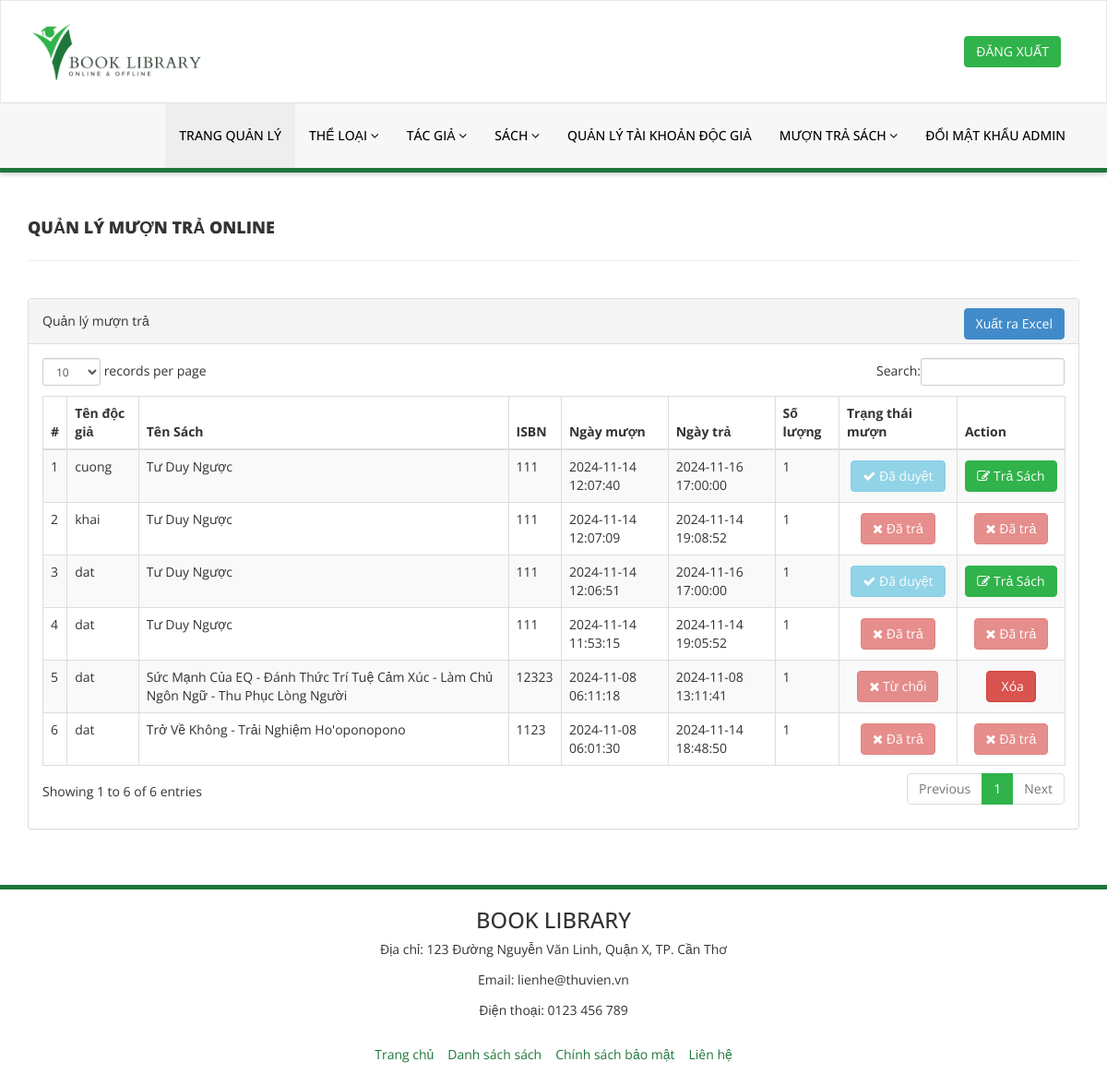
The page /admin/manage-issued-books-online.php (signed in) on the database its author committed.
### tables this page shows
CREATE TABLE `ctmuontra` (
  `id` int NOT NULL,
  `BookId` int NOT NULL,
  `ReaderId` int NOT NULL,
  `IssuesDate` timestamp NOT NULL DEFAULT CURRENT_TIMESTAMP,
  `ReturnDate` timestamp NULL DEFAULT NULL ON UPDATE CURRENT_TIMESTAMP,
  `QuantityBorrow` int NOT NULL,
  `Method` tinyint NOT NULL,
  `BorrowStatus` tinyint DEFAULT NULL
);

CREATE TABLE `docgia` (
  `id` int NOT NULL,
  `FullName` varchar(100) DEFAULT NULL,
  `EmailId` varchar(100) DEFAULT NULL,
  `MobileNumber` char(11) DEFAULT NULL,
  `Password` varchar(255) DEFAULT NULL,
  `Status` tinyint DEFAULT NULL,
  `RegDate` timestamp NULL DEFAULT CURRENT_TIMESTAMP,
  `UpdationDate` timestamp NULL DEFAULT NULL ON UPDATE CURRENT_TIMESTAMP
);

CREATE TABLE `sach` (
  `id` int NOT NULL,
  `BookName` varchar(255) DEFAULT NULL,
  `CatId` int DEFAULT NULL,
  `AuthorId` int DEFAULT NULL,
  `ISBNNumber` int DEFAULT NULL,
  `BookPrice` decimal(10,2) DEFAULT NULL,
  `RegDate` timestamp NULL DEFAULT CURRENT_TIMESTAMP,
  `updationDate` timestamp NULL DEFAULT CURRENT_TIMESTAMP ON UPDATE CURRENT_TIMESTAMP,
  `Image` varchar(255) DEFAULT NULL,
  `Quantity` int NOT NULL,
  `Stock` int NOT NULL,
  `Method` tinyint NOT NULL
);

### admin/manage-issued-books-online.php (the view, shortened to what this page needs)
<?php
include('includes/config.php');
if (strlen($_SESSION['alogin']) == 0) {
    header("location:../adminlogin.php");
    exit();
} else {
?>
    <!DOCTYPE html>
    <html xmlns="http://www.w3.org/1999/xhtml">
    <head>
        <link href="assets/css/bootstrap.css" rel="stylesheet" />
        <link href="assets/css/font-awesome.css" rel="stylesheet" />
        <link href="assets/js/dataTables/dataTables.bootstrap.css" rel="stylesheet" />
        <link href="assets/css/style.css" rel="stylesheet" />
    </head>
    <body>
        <?php include('includes/header.php'); ?>
        <div class="content-wrapper">
            <div class="container">
                <div class="row pad-botm">
                    <div class="col-md-12">
                        <h4 class="header-line">Quản lý mượn trả ONLINE</h4>
                    </div>
                    <div class="row">
                    </div>
                </div>
                <div class="row">
                    <div class="col-md-12">
                        <div class="panel panel-default">
                            <div class="panel-heading">
                                Quản lý mượn trả
                                <a style="margin-left: 10px; float: right;" href="export-online-borrow-return.php" class="btn btn-success">Xuất ra Excel</a>
                            </div>
                            <div class="panel-body">
                                <div class="table-responsive">
                                    <table class="table table-striped table-bordered table-hover" id="dataTables-example">
                                        <thead>
                                            <tr>
                                                <th>#</th>
                                                <th>Tên độc giả</th>
                                                <th>Tên Sách</th>
                                                <th>ISBN </th>
                                                <th>Ngày mượn</th>
                                                <th>Ngày trả</th>
                                                <th>Số lượng</th>
                                                <th>Trạng thái mượn</th>
                                                <th>Action</th>
                                            </tr>
                                        </thead>
                                        <tbody>
                                            <?php $sql = "SELECT docgia.FullName,ctmuontra.BorrowStatus, sach.BookName, sach.ISBNNumber,ctmuontra.QuantityBorrow,ctmuontra.Method, ctmuontra.IssuesDate, ctmuontra.ReturnDate, ctmuontra.id as rid
                                                FROM ctmuontra
                                                JOIN docgia ON docgia.id = ctmuontra.ReaderId
                                                JOIN sach ON sach.id = ctmuontra.BookId
                                                WHERE ctmuontra.Method = 1
                                                ORDER BY ctmuontra.id DESC";
                                            $query = $dbh->prepare($sql);
                                            $query->execute();
                                            $results = $query->fetchAll(PDO::FETCH_OBJ);
                                            $cnt = 1;
                                            if ($query->rowCount() > 0) {
                                                foreach ($results as $result) {              ?>
                                                    <tr class="odd gradeX">
                                                        <td class="center"><?php echo htmlentities($cnt); ?></td>
                                                        <td class="center"><?php echo htmlentities($result->FullName); ?></td>
                                                        <td class="center"><?php echo htmlentities($result->BookName); ?></td>
                                                        <td class="center"><?php echo htmlentities($result->ISBNNumber); ?></td>
                                                        <td class="center"><?php echo htmlentities($result->IssuesDate); ?></td>
                                                        <td class="center"><?php if ($result->ReturnDate == "") {
                                                                                echo htmlentities("Chưa trả");
                                                                            } else {
                                                                                echo htmlentities($result->ReturnDate);
                                                                            }
                                                                            ?></td>
                                                        <td class="center"><?php echo htmlentities($result->QuantityBorrow); ?></td>
                                                        <td class="center" style="vertical-align: middle;">
                                                            <div class=" btn-container" style="display: flex; justify-content: center; align-items: center; gap: 3px;">
                                                                <?php if ($result->BorrowStatus == '0') { ?>
                                                                    <a href="manage-issued-books-online.php?approve_id=<?php echo htmlentities($result->rid); ?>">
                                                                        <button class="btn btn-success"><i class="fa fa-check "></i> Duyệt</button>
                                                                    </a>
                                                                    <a href="manage-issued-books-online.php?reject_id=<?php echo htmlentities($result->rid); ?>">
                                                                        <button class="btn btn-warning"><i class="fa fa-times "></i> Từ chối</button>
                                                                    </a>
                                                                <?php } elseif ($result->BorrowStatus == '1') { ?>
                                                                    <button class="btn btn-info" disabled><i class="fa fa-check "></i> Đã duyệt</button>
                                                                <?php } elseif ($result->BorrowStatus == '2') { ?>
                                                                    <button class="btn btn-danger" disabled><i class="fa fa-times "></i> Đã trả</button>
                                                                <?php } else { ?>
                                                                    <button class="btn btn-danger" disabled><i class="fa fa-times "></i> Từ chối</button>
                                                                <?php } ?>
                                                            </div>
                                                        </td>
                                                        <td class="center" style="vertical-align: middle;">
                                                            <div class=" btn-container" style="display: flex; justify-content: center; align-items: center; gap: 3px;">
                                                                <?php if ($result->BorrowStatus == '0') { ?>
                                                                    <button class="btn btn-secondary" disabled></button>
                                                                <?php } elseif ($result->BorrowStatus == '1') { ?>
                                                                    <a href="manage-issued-books-online.php?rid=<?php echo htmlentities($result->rid); ?>">
                                                                        <button class="btn btn-primary"><i class="fa fa-edit "></i> Trả Sách</button>
                                                                    </a>
                                                                <?php } elseif ($result->BorrowStatus == '2') { ?>
                                                                    <button class="btn btn-danger" disabled><i class="fa fa-times "></i> Đã trả</button>
                                                                <?php } elseif ($result->BorrowStatus === NULL) { ?>
                                                                    <a href="manage-issued-books-online.php?del=<?php echo htmlentities($result->rid); ?>">
                                                                        <button class="btn btn-danger"><i class="fa fa-trash "></i> Xóa</button>
                                                                    </a>
                                                                <?php } ?>
                                                            </div>
                                                        </td>
                                                    </tr>
                                            <?php $cnt = $cnt + 1;
                                                }
                                            } ?>
                                        </tbody>
                                    </table>
                                </div>
                            </div>
                        </div>
                    </div>
                </div>
            </div>
        </div>
        <?php include('includes/footer.php'); ?>
    </body>
    </html>
<?php } ?>

### admin/assets/css/style.css (style rules this page uses)
.content-wrapper { margin: 40px 0; min-height: 470px; }
.header-line { font-weight:900; padding-bottom:25px; border-bottom:1px solid #eeeeee; text-transform:uppercase; }
.pad-botm { padding-bottom:30px; }

### rows shown on the page
ctmuontra: ReaderId.FullName "cuong", BookId.BookName "Tư Duy Ngược", BookId.ISBNNumber "111", IssuesDate "2024-11-14 12:07:40", ReturnDate "2024-11-16 17:00:00", QuantityBorrow "1", BorrowStatus 1 (drawn)
ctmuontra: ReaderId.FullName "khai", BookId.BookName "Tư Duy Ngược", BookId.ISBNNumber "111", IssuesDate "2024-11-14 12:07:09", ReturnDate "2024-11-14 19:08:52", QuantityBorrow "1", BorrowStatus 2 (drawn)
ctmuontra: ReaderId.FullName "dat", BookId.BookName "Tư Duy Ngược", BookId.ISBNNumber "111", IssuesDate "2024-11-14 12:06:51", ReturnDate "2024-11-16 17:00:00", QuantityBorrow "1", BorrowStatus 1 (drawn)
ctmuontra: ReaderId.FullName "dat", BookId.BookName "Tư Duy Ngược", BookId.ISBNNumber "111", IssuesDate "2024-11-14 11:53:15", ReturnDate "2024-11-14 19:05:52", QuantityBorrow "1", BorrowStatus 2 (drawn)
ctmuontra: ReaderId.FullName "dat", BookId.BookName "Sức Mạnh Của EQ - Đánh Thức Trí Tuệ Cảm Xúc - Làm Chủ Ngôn Ngữ - Thu Phục Lòng Người", BookId.ISBNNumber "12323", IssuesDate "2024-11-08 06:11:18", ReturnDate "2024-11-08 13:11:41", QuantityBorrow "1", shows "Từ chối"
ctmuontra: ReaderId.FullName "dat", BookId.BookName "Trở Về Không - Trải Nghiệm Ho'oponopono", BookId.ISBNNumber "1123", IssuesDate "2024-11-08 06:01:30", ReturnDate "2024-11-14 18:48:50", QuantityBorrow "1", BorrowStatus 2 (drawn)
